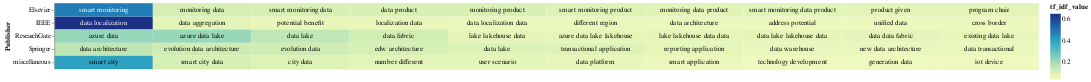

The cell this chart's notebook holds for it:
### Code cell
# Select the top terms for each PDF
top_terms_df_2 = result_df_publisher_2.groupby('Publisher').head(10)

# Add a small random value to 'idf_value' for better visualization
top_terms_df_2['tf_idf_value'] = top_terms_df_2['tf_idf_value'] + np.random.rand(top_terms_df_2.shape[0]) * 0.0001

# Create a base chart
base = alt.Chart(top_terms_df_2).encode(
    x=alt.X('rank:O', axis=None),  # Use rank for x-axis
    y='Publisher:N',
    color=alt.Color('tf_idf_value:Q', scale=alt.Scale(scheme='viridis')),
    text='top_word:N'  # Corrected column name to 'topic_word'
).transform_window(
    rank="rank()",
    sort=[alt.SortField("tf_idf_value", order="descending")],
    groupby=["Publisher"]
)

# Create a heatmap
heatmap = base.mark_rect().encode(
    color='tf_idf_value:Q',
)

# Create text labels with conditional color
text = base.mark_text(baseline='middle').encode(
    text='top_word:N',
    color=alt.condition(alt.datum.tf_idf_value >= 0.4, alt.value('white'), alt.value('black'))
)

# Display the heatmap and text labels
chart_tfidf_publisher_2 = (heatmap + text).properties(width=1500)
chart_tfidf_publisher_2

### Figure 1 — Vega-Lite specification as saved in the notebook (floating-point values rounded to 4 significant figures)
{"config": {"view": {"continuousWidth": 300, "continuousHeight": 300}}, "layer": [{"mark": {"type": "rect"}, "encoding": {"color": {"field": "tf_idf_value", "type": "quantitative"}, "text": {"field": "top_word", "type": "nominal"}, "x": {"axis": null, "field": "rank", "type": "ordinal"}, "y": {"field": "Publisher", "type": "nominal"}}, "transform": [{"window": [{"op": "rank", "field": "", "as": "rank"}], "groupby": ["Publisher"], "sort": [{"field": "tf_idf_value", "order": "descending"}]}]}, {"mark": {"type": "text", "baseline": "middle"}, "encoding": {"color": {"condition": {"test": "(datum.tf_idf_value >= 0.4)", "value": "white"}, "value": "black"}, "text": {"field": "top_word", "type": "nominal"}, "x": {"axis": null, "field": "rank", "type": "ordinal"}, "y": {"field": "Publisher", "type": "nominal"}}, "transform": [{"window": [{"op": "rank", "field": "", "as": "rank"}], "groupby": ["Publisher"], "sort": [{"field": "tf_idf_value", "order": "descending"}]}]}], "data": {"name": "data-1c186eadab82708e31ea2a31cea083d5"}, "width": 1500, "$schema": "https://vega.github.io/schema/vega-lite/v5.16.3.json", "datasets": {"data-1c186eadab82708e31ea2a31cea083d5": [{"Publisher": "IEEE", "top_word": "data localization", "tf_idf_value": 0.6462}, {"Publisher": "IEEE", "top_word": "data aggregation", "tf_idf_value": 0.0795}, {"Publisher": "IEEE", "top_word": "potential benefit", "tf_idf_value": 0.06622}, {"Publisher": "IEEE", "top_word": "localization data", "tf_idf_value": 0.06487}, {"Publisher": "IEEE", "top_word": "data localization data", "tf_idf_value": 0.06221}, {"Publisher": "IEEE", "top_word": "different region", "tf_idf_value": 0.05967}, {"Publisher": "IEEE", "top_word": "data architecture", "tf_idf_value": 0.058}, {"Publisher": "IEEE", "top_word": "address potential", "tf_idf_value": 0.05187}, {"Publisher": "IEEE", "top_word": "unified data", "tf_idf_value": 0.05047}, {"Publisher": "IEEE", "top_word": "cross border", "tf_idf_value": 0.04929}, {"Publisher": "Springer", "top_word": "data architecture", "tf_idf_value": 0.1595}, {"Publisher": "Springer", "top_word": "evolution data architecture", "tf_idf_value": 0.1303}, {"Publisher": "Springer", "top_word": "evolution data", "tf_idf_value": 0.1288}, {"Publisher": "Springer", "top_word": "edw architecture", "tf_idf_value": 0.1153}, {"Publisher": "Springer", "top_word": "data lake", "tf_idf_value": 0.09924}, {"Publisher": "Springer", "top_word": "transactional application", "tf_idf_value": 0.09253}, {"Publisher": "Springer", "top_word": "reporting application", "tf_idf_value": 0.07742}, {"Publisher": "Springer", "top_word": "data warehouse", "tf_idf_value": 0.06789}, {"Publisher": "Springer", "top_word": "new data architecture", "tf_idf_value": 0.06135}, {"Publisher": "Springer", "top_word": "data transactional", "tf_idf_value": 0.05938}, {"Publisher": "ResearchGate", "top_word": "azure data", "tf_idf_value": 0.2207}, {"Publisher": "ResearchGate", "top_word": "azure data lake", "tf_idf_value": 0.218}, {"Publisher": "ResearchGate", "top_word": "data lake", "tf_idf_value": 0.1599}, {"Publisher": "ResearchGate", "top_word": "data fabric", "tf_idf_value": 0.1257}, {"Publisher": "ResearchGate", "top_word": "azure data lake lakehouse", "tf_idf_value": 0.07526}, {"Publisher": "ResearchGate", "top_word": "lake lakehouse data", "tf_idf_value": 0.07526}, {"Publisher": "ResearchGate", "top_word": "lake lakehouse data data", "tf_idf_value": 0.07524}, {"Publisher": "ResearchGate", "top_word": "data lake lakehouse data", "tf_idf_value": 0.07517}, {"Publisher": "ResearchGate", "top_word": "data data fabric", "tf_idf_value": 0.07437}, {"Publisher": "ResearchGate", "top_word": "existing data lake", "tf_idf_value": 0.06963}, {"Publisher": "Elsevier", "top_word": "smart monitoring", "tf_idf_value": 0.4763}, {"Publisher": "Elsevier", "top_word": "monitoring data", "tf_idf_value": 0.1184}, {"Publisher": "Elsevier", "top_word": "smart monitoring data", "tf_idf_value": 0.1125}, {"Publisher": "Elsevier", "top_word": "data product", "tf_idf_value": 0.1095}, {"Publisher": "Elsevier", "top_word": "monitoring product", "tf_idf_value": 0.1086}, {"Publisher": "Elsevier", "top_word": "smart monitoring product", "tf_idf_value": 0.09404}, {"Publisher": "Elsevier", "top_word": "monitoring data product", "tf_idf_value": 0.08734}, {"Publisher": "Elsevier", "top_word": "smart monitoring data product", "tf_idf_value": 0.0856}, {"Publisher": "Elsevier", "top_word": "product given", "tf_idf_value": 0.0802}, {"Publisher": "Elsevier", "top_word": "program chair", "tf_idf_value": 0.08006}, {"Publisher": "miscellaneous", "top_word": "smart city", "tf_idf_value": 0.3975}, {"Publisher": "miscellaneous", "top_word": "smart city data", "tf_idf_value": 0.1162}, {"Publisher": "miscellaneous", "top_word": "city data", "tf_idf_value": 0.09989}, {"Publisher": "miscellaneous", "top_word": "number different", "tf_idf_value": 0.08112}, {"Publisher": "miscellaneous", "top_word": "user scenario", "tf_idf_value": 0.0777}, {"Publisher": "miscellaneous", "top_word": "data platform", "tf_idf_value": 0.06483}, {"Publisher": "miscellaneous", "top_word": "smart application", "tf_idf_value": 0.05711}, {"Publisher": "miscellaneous", "top_word": "technology development", "tf_idf_value": 0.04741}, {"Publisher": "miscellaneous", "top_word": "generation data", "tf_idf_value": 0.04655}, {"Publisher": "miscellaneous", "top_word": "iot device", "tf_idf_value": 0.04455}]}}
